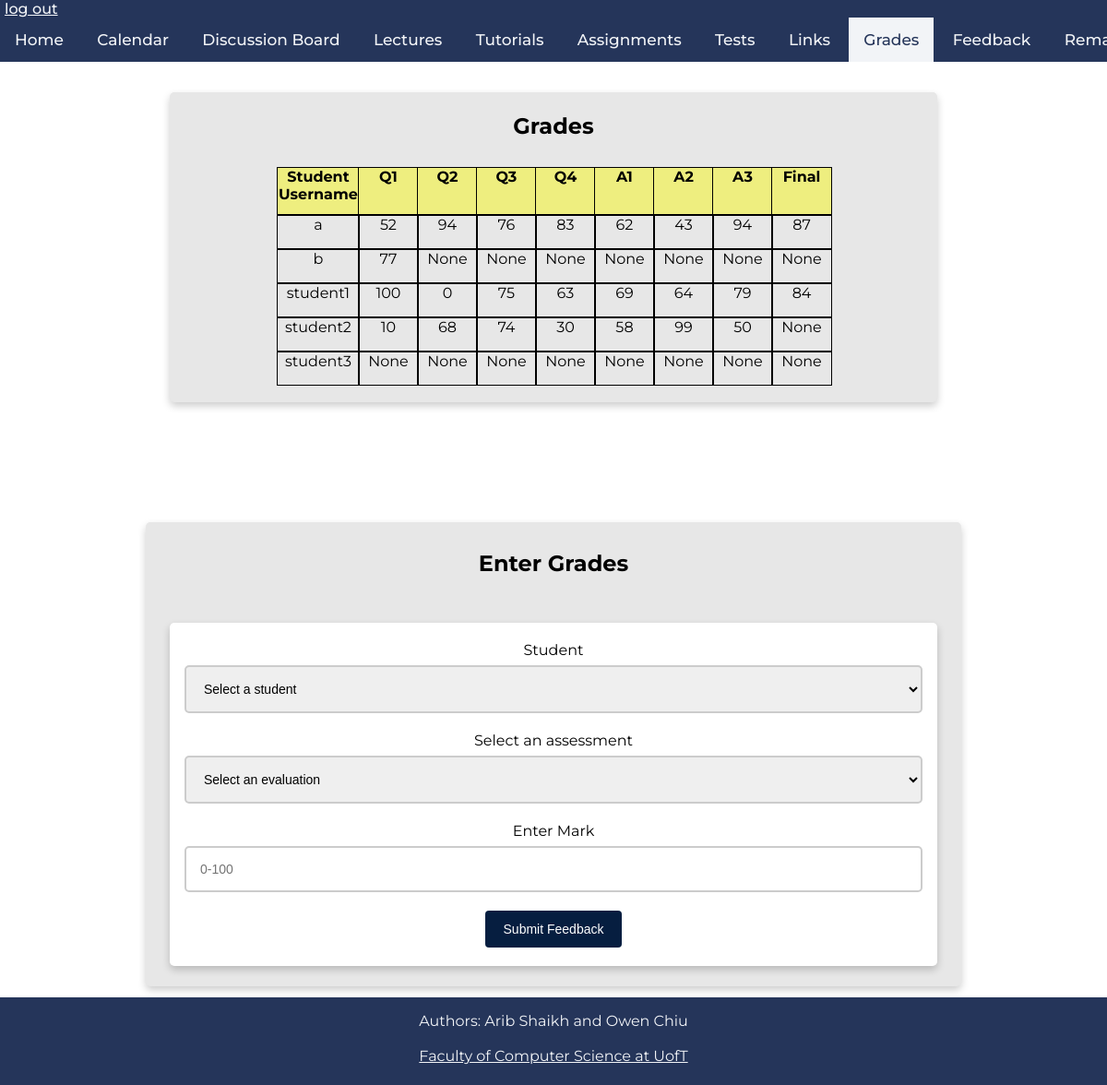
The app's page /grades (signed in) with its own data.
### tables this page shows
CREATE TABLE students(
	username VARCHAR(256) NOT NULL PRIMARY KEY,
	password VARCHAR(256) NOT NULL,
	sessionn VARCHAR(256)
	);

### app.py (the view)
@app.route('/grades')
def retrieveGrades():
	if 'username' in session:
		student_session = session.get('student')
		instructor_session = session.get('instructor')
		db = get_db()
		db.row_factory = make_dicts
		if student_session:
			student_grades = query_db(
				"SELECT mark_id, mark FROM marks WHERE username = ?",[session['username']] , one=False)
			db.close()
			return render_template("grades.html", student_grades = student_grades)
		if instructor_session:
			students = query_db("SELECT username FROM students", one=False)
			sql ="""select s.username,	sum(case when m.mark_id = 'Q1' then m.mark end) Q1
				,	sum(case when m.mark_id = 'Q2' then m.mark end) Q2
				,	sum(case when m.mark_id = 'Q3' then m.mark end) Q3
				,	sum(case when m.mark_id = 'Q4' then m.mark end) Q4
				,	sum(case when m.mark_id = 'A1' then m.mark end) A1
				,	sum(case when m.mark_id = 'A2' then m.mark end) A2
				,	sum(case when m.mark_id = 'A3' then m.mark end) A3
				,	sum(case when m.mark_id = 'Final' then m.mark end) Final
				from students s
				left outer join marks m on m.username=s.username
				group by s.username"""
			instructor_grades = query_db(sql, one=False)
			db.close()
			return render_template("grades.html", instructor_grades = instructor_grades, students = students)
	return redirect(url_for('login'))

### app.py (called while the page is built)
def get_db():
    db = getattr(g, '_database', None)
    if db is None:
        db = g._database = sqlite3.connect(DATABASE)
    return db

def make_dicts(cursor, row):
    return dict((cursor.description[idx][0], value)
                for idx, value in enumerate(row))

def query_db(query, args=(), one=False):
    cur = get_db().execute(query, args)
    rv = cur.fetchall()
    cur.close()
    return (rv[0] if rv else None) if one else rv

@app.teardown_appcontext
def close_connection(exception):
    db = getattr(g, '_database', None)
    if db is not None:
        db.close()

### templates/grades.html (shortened to what this page needs)
<!DOCTYPE html>
<html>
    <head>
        <link rel="stylesheet" href="../static/css/main.css" />
        <link rel="stylesheet" href="../static/css/grades.css" />
        <link rel="stylesheet" href="../static/css/navbar_footer.css" />
    </head>
    <body>
        <div class="navbar">
            <a class="logout" href="./logout">log out</a>
            <div class="links">
                <a href="./">Home</a>
                <a href="./calendar">Calendar</a>
                <a href="https://piazza.com/class/kk052lckppx73x" target="_blank">Discussion Board</a>
                <a href="./lectures">Lectures</a>
                <a href="./tutorials">Tutorials</a>
                <a href="./assignments">Assignments</a>
                <a href="./tests">Tests</a>
                <a href="./links">Links</a>
                <a href="./grades" class="active-page" >Grades</a>
                <a href="./feedback">Feedback</a>
                <a href="./remark">Remark Request</a>
            </div>
        </div>
        {% if session['instructor'] %}
        <div class='Box'>
            <h2>Grades</h2>
            <div class="table">
                <div class="column">
                    <div class="headerrow">Student Username</div>
                    {% for grades in instructor_grades %}
                        <div class="row">{{grades['username']}}</div>
                    {% endfor %}
                </div>
                <div class="column">
                    <div class="headerrow">Q1</div>
                    {% for grades in instructor_grades %}
                        <div class="row">{{grades['Q1']}}</div>
                    {% endfor %}
                </div>
                <div class="column">
                    <div class="headerrow">Q2</div>
                    {% for grades in instructor_grades %}
                        <div class="row">{{grades['Q2']}}</div>
                    {% endfor %}
                </div>
                <div class="column">
                    <div class="headerrow">Q3</div>
                    {% for grades in instructor_grades %}
                        <div class="row">{{grades['Q3']}}</div>
                    {% endfor %}
                </div>
                <div class="column">
                    <div class="headerrow">Q4</div>
                    {% for grades in instructor_grades %}
                        <div class="row">{{grades['Q4']}}</div>
                    {% endfor %}
                </div>
                <div class="column">
                    <div class="headerrow">A1</div>
                    {% for grades in instructor_grades %}
                        <div class="row">{{grades['A1']}}</div>
                    {% endfor %}
                </div>
                <div class="column">
                    <div class="headerrow">A2</div>
                    {% for grades in instructor_grades %}
                        <div class="row">{{grades['A2']}}</div>
                    {% endfor %}
                </div>
                <div class="column">
                    <div class="headerrow">A3</div>
                    {% for grades in instructor_grades %}
                        <div class="row">{{grades['A3']}}</div>
                    {% endfor %}
                </div>
                <div class="column">
                    <div class="headerrow">Final</div>
                    {% for grades in instructor_grades %}
                        <div class="row">{{grades['Final']}}</div>
                    {% endfor %}
                </div>
            </div>
        </div>
        <div class="feedbackBox">
                <h2>Enter Grades</h2>
                <div class='feedbackFormBox'>
            <form action="{{ url_for('enterGrades') }}" method="POST">
                <label>Student</label>
                    <select class="inputStyle" id="instructrNameDropdown" name="studentname">
                        <option disabled selected>Select a student</option>
                    </select>
                <label>Select an assessment</label>
                    <select class="inputStyle" id="aDropDown" type="text" name="aName">
                        <option disabled selected>Select an evaluation</option>
                    </select>
                <label>Enter Mark</label>
                <input class='inputStyle' type="text" name="markvalue" placeholder="0-100">
                <input class='inputButton' type="submit" value="Submit Feedback">
            </form>
            </div>
        </div>
        {% endif %}
        <footer>
                <p>Authors: Arib Shaikh and Owen Chiu<br>
                <br>
                <a href="https://web.cs.toronto.edu/" target="_blank">Faculty of Computer Science at UofT</a></p>
            </footer>
    </body>

### static/css/main.css (style rules this page uses)
html { font-family: 'Montserrat', sans-serif; }
body { height:100vh; margin: 0px; display:flex; flex-direction:column; text-align: center; }
.Box { background-color: rgb(231, 231, 231); display: flex; flex-direction: column; flex-grow: 1; margin:0px auto; margin-bottom: 12px; box-shadow: 0 4px 8px 0 rgba(0, 0, 0, 0.2); transition: 0.3s; border-radius: 5px; padding: 2px 16px; text-align: center; justify-content: center; align-items: center; width: 800px; }
.inputStyle, .feedbackTextArea { font-size: 14px; width: 100%; border: 2px solid #ccc; border-radius: 5px; box-sizing: border-box; margin-top: 7px; margin-bottom: 20px; padding: 15px; resize: vertical; }
.inputButton { background-color: #061e40; color: white; font-size: 14px; padding: 12px 20px; border: none; border-radius: 4px; cursor: pointer; }

### static/css/grades.css (style rules this page uses)
.Box { flex-grow: 0; margin-top: 100px; margin-bottom: 50px; }
.table { display: flex; margin: auto; margin-top: 10px; width: 75%; }
.column { margin-bottom: 1em; width: 100%; }
.row { border: 1px black solid; height: 35px; margin: auto; width: 100%; text-align: center; padding: 0 0; }
.headerrow { border: 1px black solid; height: 50px; margin: auto; width: 100%; text-align: center; padding: 0 0; font-weight: bold; background-color: rgb(238, 238, 127); }
.feedbackBox { background-color: rgb(231, 231, 231); display: flex; flex-direction: column; flex-grow: 1; margin:0px auto; margin-top:80px; margin-bottom: 12px; box-shadow: 0 4px 8px 0 rgba(0, 0, 0, 0.2); transition: 0.3s; border-radius: 5px; padding: 10px 26px; text-align: center; justify-content: center; align-items: center; }
.feedbackFormBox { background-color: white; display: flex; flex-direction: column; flex-grow: 1; margin:0px auto; margin-top:30px; margin-bottom: 12px; box-shadow: 0 4px 8px 0 rgba(0, 0, 0, 0.2); transition: 0.3s; border-radius: 5px; padding: 20px 16px; max-width: 800px; text-align: center; justify-content: center; }

### static/css/navbar_footer.css (style rules this page uses)
.navbar { background-color: #25355A; overflow: auto; white-space: nowrap; position: fixed; top: 0; font-weight: 500; width: 100%; margin-left: 0px; text-align: left; }
.logout { padding-left: 5px; padding-bottom: 5px; color:#F2F4F7 }
.links { text-align: center; }
.links a { display: inline-block; color: #F2F4F7; text-align: center; padding: 14px 16px; text-decoration: none; font-size: 17px; }
.links a.active-page { background-color: #F2F4F7; color: #25355A; }
footer { min-height:95px; margin-top: auto; text-align: center; background-color: #25355A; color: #F2F4F7; }
footer a { color: #F2F4F7; margin-bottom: 10px; }
footer p { margin-right: 0px; margin-left: 0px; }

### records on screen
students: username "a", Q1 "52", Q2 "94", Q3 "76", Q4 "83", A1 "62", A2 "43", A3 "94", Final "87"
students: username "b", Q1 "77", Q2 "None", Q3 "None", Q4 "None", A1 "None", A2 "None", A3 "None", Final "None"
students: username "student1", Q1 "100", Q2 "0", Q3 "75", Q4 "63", A1 "69", A2 "64", A3 "79", Final "84"
students: username "student2", Q1 "10", Q2 "68", Q3 "74", Q4 "30", A1 "58", A2 "99", A3 "50", Final "None"
students: username "student3", Q1 "None", Q2 "None", Q3 "None", Q4 "None", A1 "None", A2 "None", A3 "None", Final "None"
